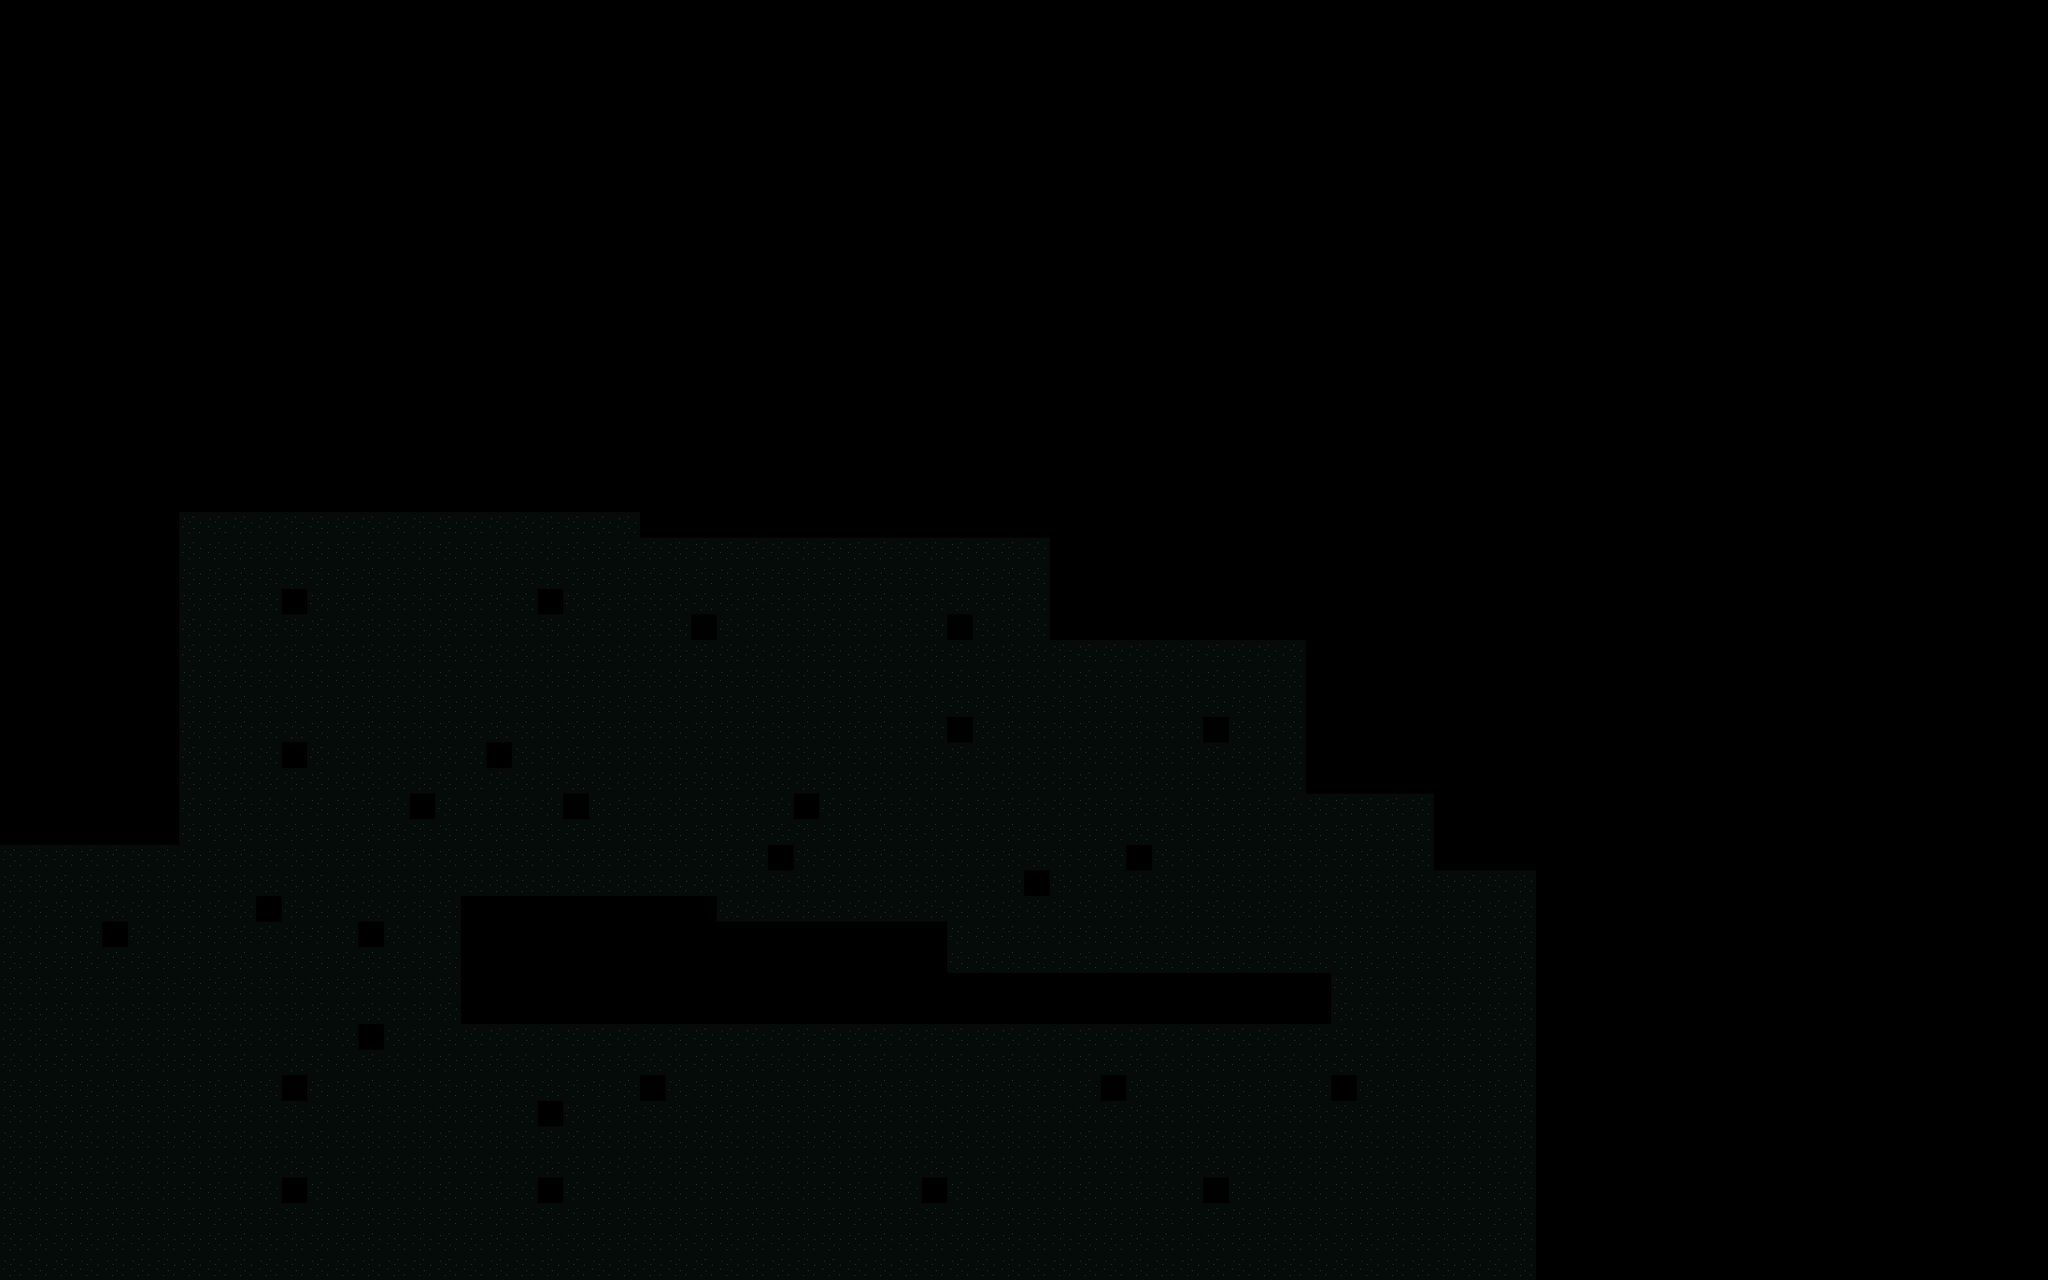

Below is a game level as drawn by its tile map, then a one-line description and the .tmx that defines it (tile-layer data replaced by summaries):
An orthogonal 80x50 tile map with 32x32 px tiles, 1 tile layer (Tile Layer 1), 3 tilesets.

<map version="1.10" tiledversion="1.10.2" orientation="orthogonal" renderorder="right-down" width="80" height="50" tilewidth="32" tileheight="32" infinite="0" nextlayerid="12" nextobjectid="10">
 <tileset firstgid="1" source="Basic Tilemap.tsx" />
 <tileset firstgid="16" source="160x160 background tilemap.tsx" />
 <tileset firstgid="41" source="Pitfall_tilesheet.tsx" />
 <layer id="1" name="Tile Layer 1" width="80" height="50" opacity="0.4">
  <data>[4000 cells, 1389 non-empty, 1 distinct tile ids]</data>
 </layer>
</map>
